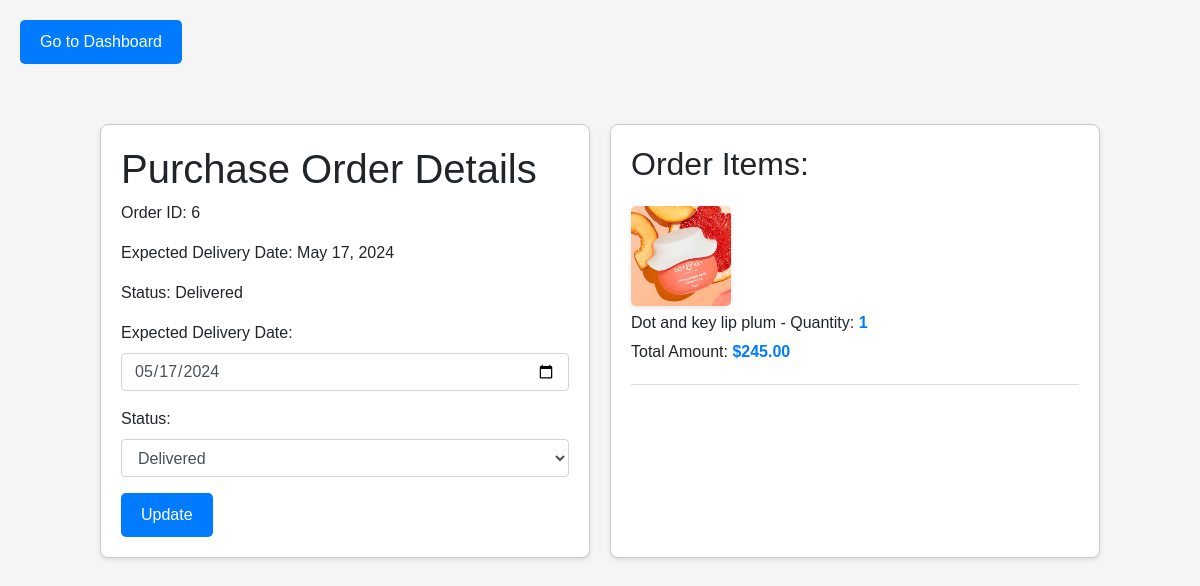
Screenshot of /seller/purchase_order/6/ with the database file from the repository.
### beautystore_app/models.py (models this page shows, shortened)
class PurchaseOrder(models.Model):
    TotalAmount = models.DecimalField(max_digits=20, decimal_places=2)
    PurchaseOrderDate = models.DateField()
    Status = models.CharField(max_length=250, blank=True)
    ExpectedDeliveryDate = models.DateField(blank=True, null=True)
    Seller = models.ForeignKey(Seller, on_delete=models.CASCADE)
    seller_message = models.TextField(blank=True)

class PurchaseOrderItem(models.Model):
    Quantity = models.IntegerField()
    Product = models.ForeignKey(Product, on_delete=models.CASCADE)
    PurchaseOrder = models.ForeignKey(PurchaseOrder, on_delete=models.CASCADE)
    PurchaseUnitPrice = models.DecimalField(max_digits=10, decimal_places=2, blank=True, null=True)
    TotalAmount = models.DecimalField(max_digits=10, decimal_places=2, blank=True, null=True)

class Product(models.Model):
    name = models.CharField(max_length=255)
    price = models.FloatField()
    stock = models.IntegerField()
    image = models.ImageField(upload_to='product_images/')
    description = models.TextField()
    quantity_available = models.PositiveIntegerField(default=0)
    brand = models.CharField(max_length=255)
    expiry_date = models.DateField(null=True, blank=True)
    skin_concern = models.CharField(max_length=255, null=True, blank=True)
    skin_type = models.CharField(max_length=255, null=True, blank=True)
    ingredients = models.TextField(null=True, blank=True)
    product_type = models.CharField(max_length=255, null=True, blank=True)
    country_of_origin = models.CharField(max_length=255, null=True, blank=True)
    seller = models.ForeignKey(Seller, on_delete=models.CASCADE)
    subcategory = models.ForeignKey(Subcategory, on_delete=models.CASCADE)
    quantity_in_stock = models.PositiveIntegerField(default=0)
    reorder_level = models.PositiveIntegerField(default=0)
    cost = models.DecimalField(max_digits=10, decimal_places=2,default=100)

### beautystore_app/views.py (the view, shortened to what this page needs)
# urls.py: path('seller/purchase_order/<int:purchase_order_id>/', views.purchase_order_details, name='purchase_order_details'),
@transaction.atomic
def purchase_order_details(request, purchase_order_id):
    purchase_order = get_object_or_404(PurchaseOrder, id=purchase_order_id)
    order_items = PurchaseOrderItem.objects.filter(PurchaseOrder=purchase_order)
    return render(request, 'purchase_order_details.html', {'purchase_order': purchase_order, 'order_items': order_items})

### templates/purchase_order_details.html (shortened to what this page needs)
<!DOCTYPE html>
<html>
<head>
    <link href="https://stackpath.bootstrapcdn.com/bootstrap/4.5.2/css/bootstrap.min.css" rel="stylesheet">
</head>
<body>
    <a href="http://127.0.0.1:8000/seller/purchase_orders/" class="dashboard-btn">Go to Dashboard</a>
    <div class="purchase-order-container">
        <div class="purchase-order-details">
            <h1>Purchase Order Details</h1>
            <div class="order-info">
                <p>Order ID: <span>{{ purchase_order.id }}</span></p>
                <p>Expected Delivery Date: <span>{{ purchase_order.ExpectedDeliveryDate }}</span></p>
                <p>Status: <span>{{ purchase_order.Status }}</span></p>
            </div>
            <form method="post" class="update-form">
                <div class="form-group">
                    <label for="delivery_date">Expected Delivery Date:</label>
                    <input type="date" id="delivery_date" name="delivery_date" value="{{ purchase_order.ExpectedDeliveryDate|date:"Y-m-d" }}" class="form-control">
                </div>
                <div class="form-group">
                    <label for="status">Status:</label>
                    <select id="status" name="status" class="form-control">
                        <option value="Delivered" {% if purchase_order.Status == 'Delivered' %} selected {% endif %}>Delivered</option>
                    </select>
                </div>
                <button type="submit" class="update-btn">Update</button>
            </form>
        </div>
        <div class="order-items">
            <h2>Order Items:</h2>
            <ul>
                {% for item in order_items %}
                    <li>
                        <div class="item-container">
                            <img src="{{ item.Product.image.url }}" class="item-img" alt="{{ item.Product.name }}">
                            <div class="item-info">
                                <p>{{ item.Product.name }} - Quantity: <span>{{ item.Quantity }}</span></p>
                                <p>Total Amount: <span>${{ item.TotalAmount }}</span></p>
                            </div>
                        </div>
                    </li>
                {% endfor %}
            </ul>
        </div>
    </div>
</body>
</html>

### templates/purchase_order_details.html (style rules this page uses)
body { font-family: Arial, sans-serif; background-color: #f5f5f5; padding: 20px; }
.purchase-order-container { display: flex; flex-wrap: wrap; justify-content: center; max-width: 1000px; margin: 40px auto; gap: 20px; }
.purchase-order-details, .order-items { flex: 1; min-width: 300px; padding: 20px; border: 1px solid #ccc; border-radius: 8px; background-color: #fff; box-shadow: 0 2px 4px rgba(0, 0, 0, 0.1); }
.order-items h2 { margin-top: 0; }
.order-items ul { list-style-type: none; padding: 0; }
.order-items li { border-bottom: 1px solid #ddd; padding: 15px 0; display: flex; align-items: center; }
.item-img { width: 100px; height: 100px; margin-right: 20px; object-fit: cover; border-radius: 5px; box-shadow: 0 2px 4px rgba(0, 0, 0, 0.1); }
.item-info { flex-grow: 1; }
.item-info p { margin: 5px 0; }
.item-info span { font-weight: bold; color: #007bff; }
.update-btn, .reject-btn { background-color: #007bff; color: #fff; border: none; padding: 10px 20px; cursor: pointer; border-radius: 5px; transition: background-color 0.3s ease; }
.dashboard-btn { display: inline-block; background-color: #007bff; color: #fff; text-decoration: none; padding: 10px 20px; border-radius: 5px; transition: background-color 0.3s; margin-bottom: 20px; text-align: center; }

### rows the page displays
PurchaseOrder: id "6", ExpectedDeliveryDate "May 17, 2024", Status "Delivered", delivery_date "05/17/2024", status "Delivered"
PurchaseOrderItem: Product.image (picture), Product.name "Dot and key lip plum", Quantity "1", TotalAmount "245.00"
